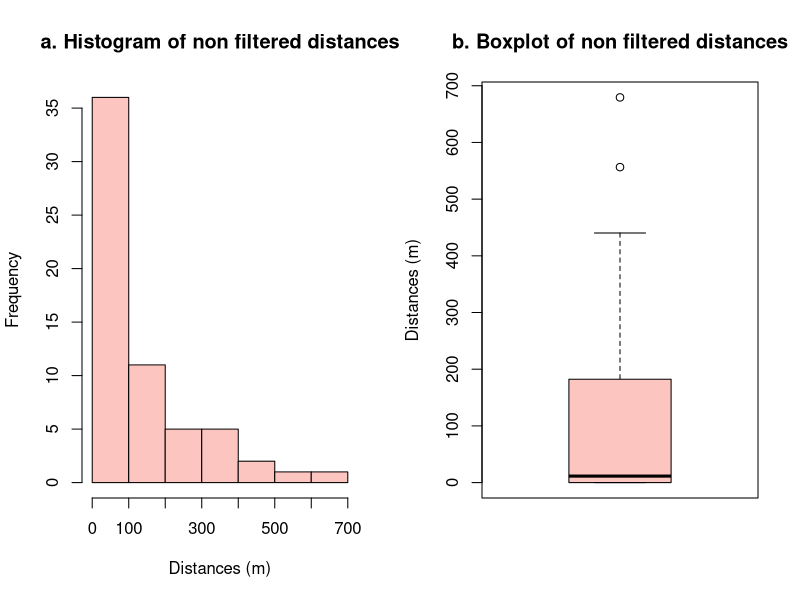
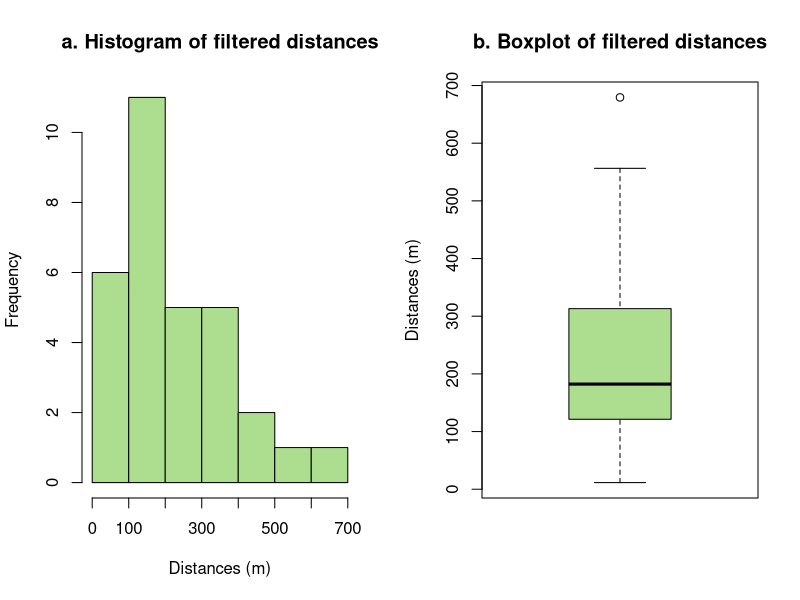
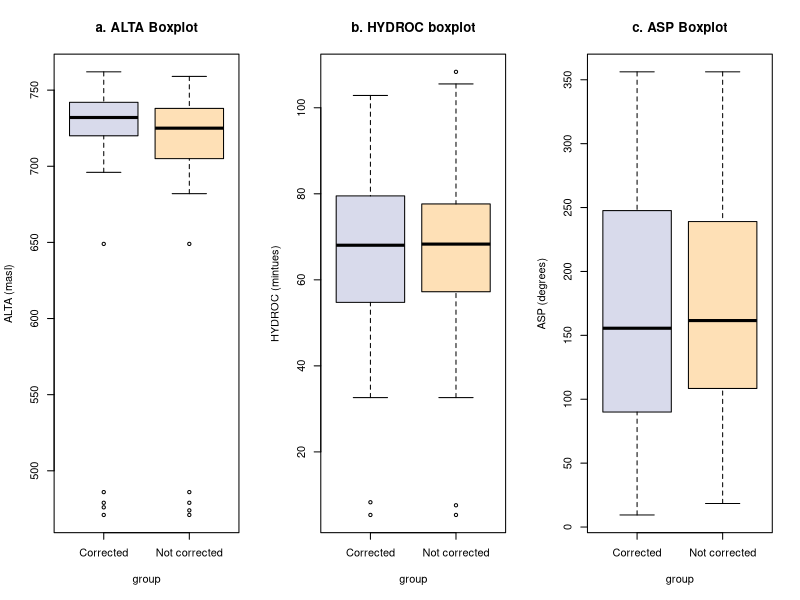
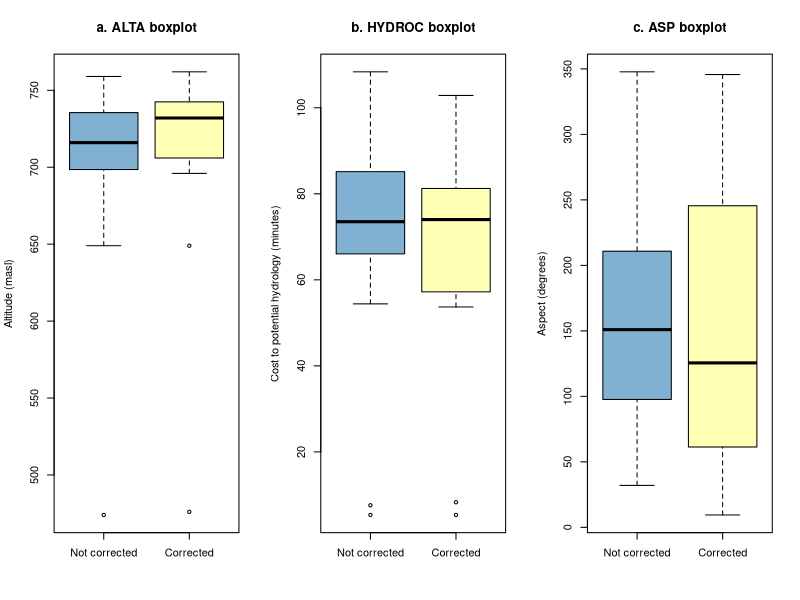

These charts were generated, in order, by the following R code:
# Set working directory
setwd("~/Data/csv")

# Import data from csv files

sample1 <- read.csv("sample1.csv", header = TRUE, dec = ",", sep = ";")
sample2 <- read.csv("sample2.csv", header = TRUE, dec = ",", sep = ";")

# Calculate the difference in distances
distances <- sample1$distance

# Statistical summary
summary(distances)

# Check normality with Shapiro test
shapiro.test(sample1$distance)

# Divide the Plots window in 2 parts
par(mfrow = c(1, 2))

# Create histogram
hist(sample1$distance, main = "a. Histogram of non filtered distances",
     xlab = "Distances (m)",
     col = "#fcc5c0")

# Create boxplot
boxplot(sample1$distance, main = "b. Boxplot of non filtered distances", 
        ylab = "Distances (m)",
        col = "#fcc5c0")


# Exclude distance values = 0
filtered_sample <- subset(sample1, distance > 0)

# Calculate the difference in distances
distances2 <- filtered_sample$distance

# Statistical summary
summary(distances2)

# Check normality with Shapiro test
shapiro.test(filtered_sample$distance)

# Histogram
hist(filtered_sample$distance, main = "a. Histogram of filtered distances", 
     xlab = "Distances (m)",
     col = "#addd8e")

# Boxplot
boxplot(filtered_sample$distance, main = "b. Boxplot of filtered distances", 
        ylab = "Distances (m)",
        col = "#addd8e")


# Create variables for statistics
ALTA1 <- sample1$ALTA
ALTA2 <- sample2$ALTA

HYDROC1 <- sample1$HYDROC
HYDROC2 <- sample2$HYDROC

ASP1 <- sample1$ASP
ASP2 <- sample2$ASP


# Statistical summary
summary(ALTA1)
summary(ALTA2)

summary(HYDROC1)
summary(HYDROC2)

summary(ASP1)
summary(ASP2)


# Add a 'group' column to each sample to identify where the data comes from.
sample1$group <- "Not corrected"
sample2$group <- "Corrected"

# Combine the samples into a single dataset.
combined_sample <- rbind(sample1, sample2)

# Divide the Plots window in 3 parts
par(mfrow = c(1, 3))

# ALTA Boxplot
boxplot(ALTA ~ group, data = combined_sample, 
        main = "a. ALTA Boxplot", 
        ylab = "ALTA (masl)",
        col = c("#d8daeb", "#fee0b6"), # colours to differentiate the samples
        border = "black")

# HYDROC Boxplot
boxplot(HYDROC ~ group, data = combined_sample, 
        main = "b. HYDROC boxplot", 
        ylab = "HYDROC (mintues)",
        col = c("#d8daeb", "#fee0b6"), 
        border = "black")

# ASP Boxplot
boxplot(ASP ~ group, data = combined_sample, 
        main = "c. ASP Boxplot", 
        ylab = "ASP (degrees)",
        col = c("#d8daeb", "#fee0b6"), 
        border = "black")



# Statistical tests
t.test(ALTA ~ group, data = combined_sample)
wilcox.test(ALTA ~ group, data = combined_sample)

t.test(HYDROC ~ group, data = combined_sample)
wilcox.test(HYDROC ~ group, data = combined_sample)

t.test(ASP ~ group, data = combined_sample)
wilcox.test(ASP ~ group, data = combined_sample)


# Exclude sites with distance values = 0
sample1 <- sample1[sample1$distance != 0, ]
sample2 <- sample2[sample2$distance != 0, ]


# Boxplots to create each variable: ALTA, HYDROC and ASP
boxplot(sample1$ALTA, sample2$ALTA, 
        main="a. ALTA boxplot",
        ylab="Altitude (masl)",
        col = c("#80b1d3", "#ffffb3"),
        names=c("Not corrected", "Corrected"))

boxplot(sample1$HYDROC, sample2$HYDROC, 
        main="b. HYDROC boxplot",
        ylab="Cost to potential hydrology (minutes)",
        col = c("#80b1d3", "#ffffb3"),
        names=c("Not corrected", "Corrected"))

boxplot(sample1$ASP, sample2$ASP, 
        main="c. ASP boxplot",
        ylab="Aspect (degrees)",
        col = c("#80b1d3", "#ffffb3"),
        names=c("Not corrected", "Corrected"))


# Statistical tests
t.test(sample1$ALTA, sample2$ALTA)
wilcox.test(sample1$ALTA, sample2$ALTA)

t.test(sample1$HYDROC, sample2$HYDROC)
wilcox.test(sample1$HYDROC, sample2$HYDROC)

t.test(sample1$ASP, sample2$ASP)
wilcox.test(sample1$ASP, sample2$ASP)

# Create variables for statistics
ALTA1 <- sample1$ALTA
ALTA2 <- sample2$ALTA

HYDROC1 <- sample1$HYDROC
HYDROC2 <- sample2$HYDROC

ASP1 <- sample1$ASP
ASP2 <- sample2$ASP


# Statistical summary
summary(ALTA1)
summary(ALTA2)

summary(HYDROC1)
summary(HYDROC2)

summary(ASP1)
summary(ASP2)


